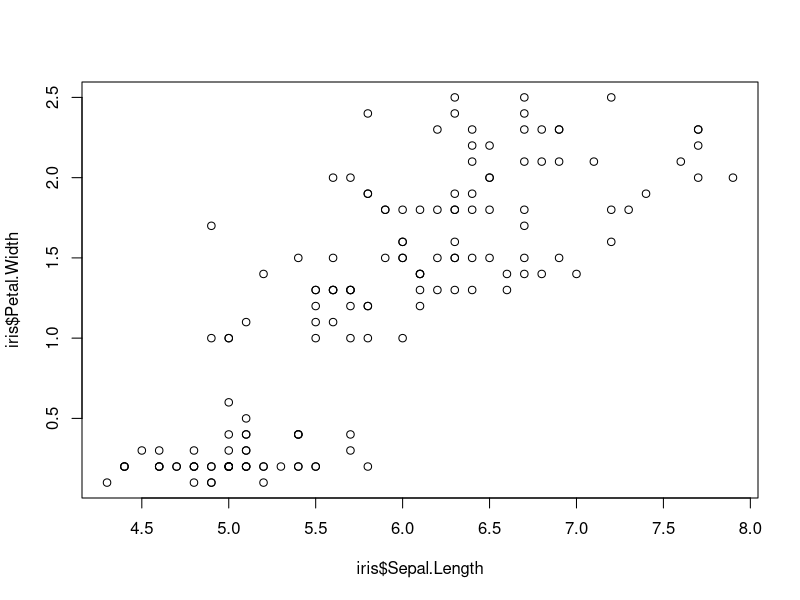

The R script that drew this image: (Note: this script raises an error after producing the figure.)
## ---- chunk 1
knitr::opts_chunk$set(echo = TRUE)
library(knitr)
## ---- chunk 2
table_data <- iris[1:5, 1:3]
kable(x = table_data, align = 'r')
## ---- chunk 3
plot(iris$Sepal.Length, iris$Petal.Width)
## ---- chunk 4
include_graphics('img/world_night.jpg')
## ---- chunk 5
img_paths <- c('img/world_night.jpg', 'img/pandoc.png')
include_graphics(img_paths)
## ---- chunk 6
plot1 <- plot(iris$Sepal.Length, iris$Petal.Width)
plot2 <- plot(iris$Sepal.Length, iris$Sepal.Width)

plot1
plot2
